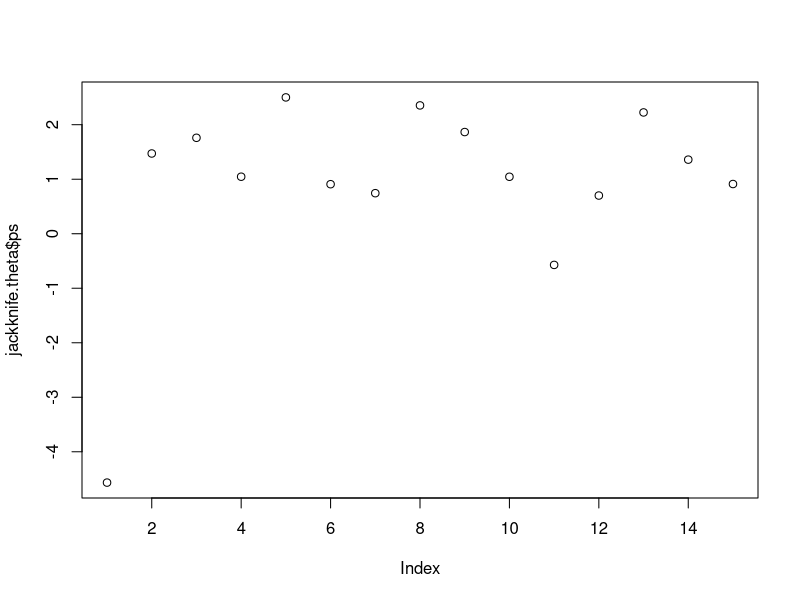
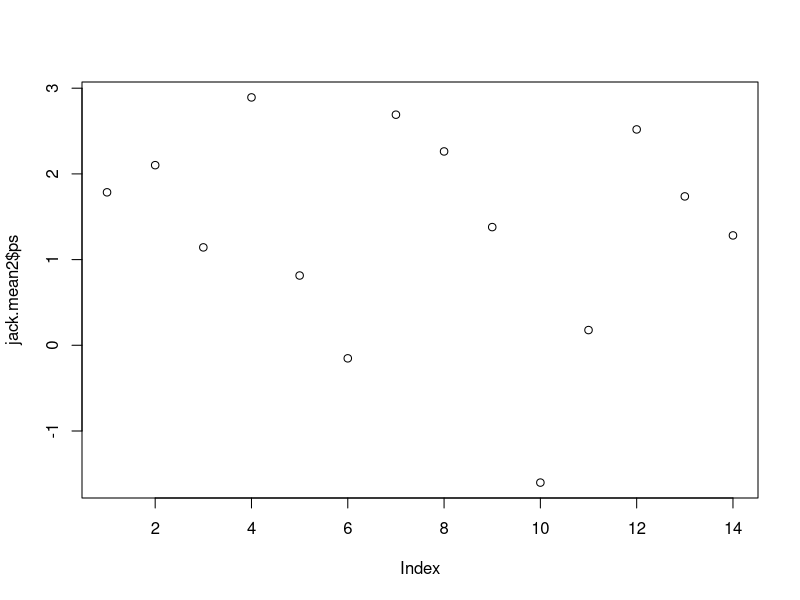

Source code (R) for these figures, in order:
x <- c(576,635,558,578,666,580,555,661,651,605,653,575,545,572,594)
y <- c(339,330,281,303,344,307,300,343,336,313,312,274,276,288,296)
data.df <- data.frame(x, y)

#Find Pearson correlation
corr.df <- cor(x, y, method = c("pearson"))
#------- 3 (a)
#Estimate theta user fischer's formula
theta <- 0.5*((1+corr.df)/(1-corr.df))
var.df<-1/(length(x)-3)
ci.l<-corr.df-1.96*var.df
ci.u<-corr.df+1.96*var.df

#-- Part B
jackknife.mean<-function(dat){
  n=nrow(dat)
  corr.df <- cor(dat$x, dat$y, method = c("pearson"))
  theta<-0.5*log((1+corr.df)/(1-corr.df))
  p.values <- numeric(n)
  est.theta <- numeric(n)
  for (i in 1:n){
    new.data<-dat[-i,]
    new.corr<-cor(new.data$x,new.data$y,method = c("pearson"))
    est.theta[i] <- 0.5*log((1+new.corr)/(1-new.corr))
    p.values[i] <- n*theta - (n-1)*est.theta[i]
  }
  bias = theta - mean(p.values)
  variance = var(p.values)
  se = sd(p.values)/sqrt(n)
  ci.lower = mean(p.values) - qt(0.975, df = (n-1))*se
  ci.upper = mean(p.values) + qt(0.975, df = (n-1))*se
  return(list(bias=bias, var = variance, ps = p.values,ci=c(ci.lower,ci.upper)))
}

#---Part(c)
jackknife.theta <- jackknife.mean(data.df)
print(jackknife.theta)

stem(jackknife.theta$ps)
plot(jackknife.theta$ps)
jack.df2 <- data.df[-1,]
jack.mean2 <- jackknife.mean(jack.df2)
plot(jack.mean2$ps)

#----part(d)
bootstrap.est <- function (dat,n.sam)
{
  n <- length(dat$x)
  index <- 1:n
  rho <- cor(dat$x, dat$y, method = c("pearson"))
  theta <- 0.5*log((1 + rho)/(1 - rho))
  stat <- numeric(n.sam)
  oob.err <- numeric(n.sam)
  for (i in 1:n.sam)
  {
    sampleindex<- sample(index,n,replace<-TRUE)
    stat[i] <- cor(dat$x[sampleindex], dat$y[sampleindex],method=c("pearson"))
    oob.i <- setdiff(index,unique(sampleindex))
    oob.dat <- dat[oob.i,]
    oob.err[i] <- sum((oob.dat-stat[i])^2)/length(oob.i)
  }
  bias <- theta - mean(stat)
  variance <- var(stat)
  se <- sqrt(variance)
  avg.oob.err <- mean(oob.err)
  output <- list(bias=bias,var=variance,se=se,avg.oob.err=avg.oob.err)
}
boot.est<-bootstrap.est(data.df,10)
print(boot.est)